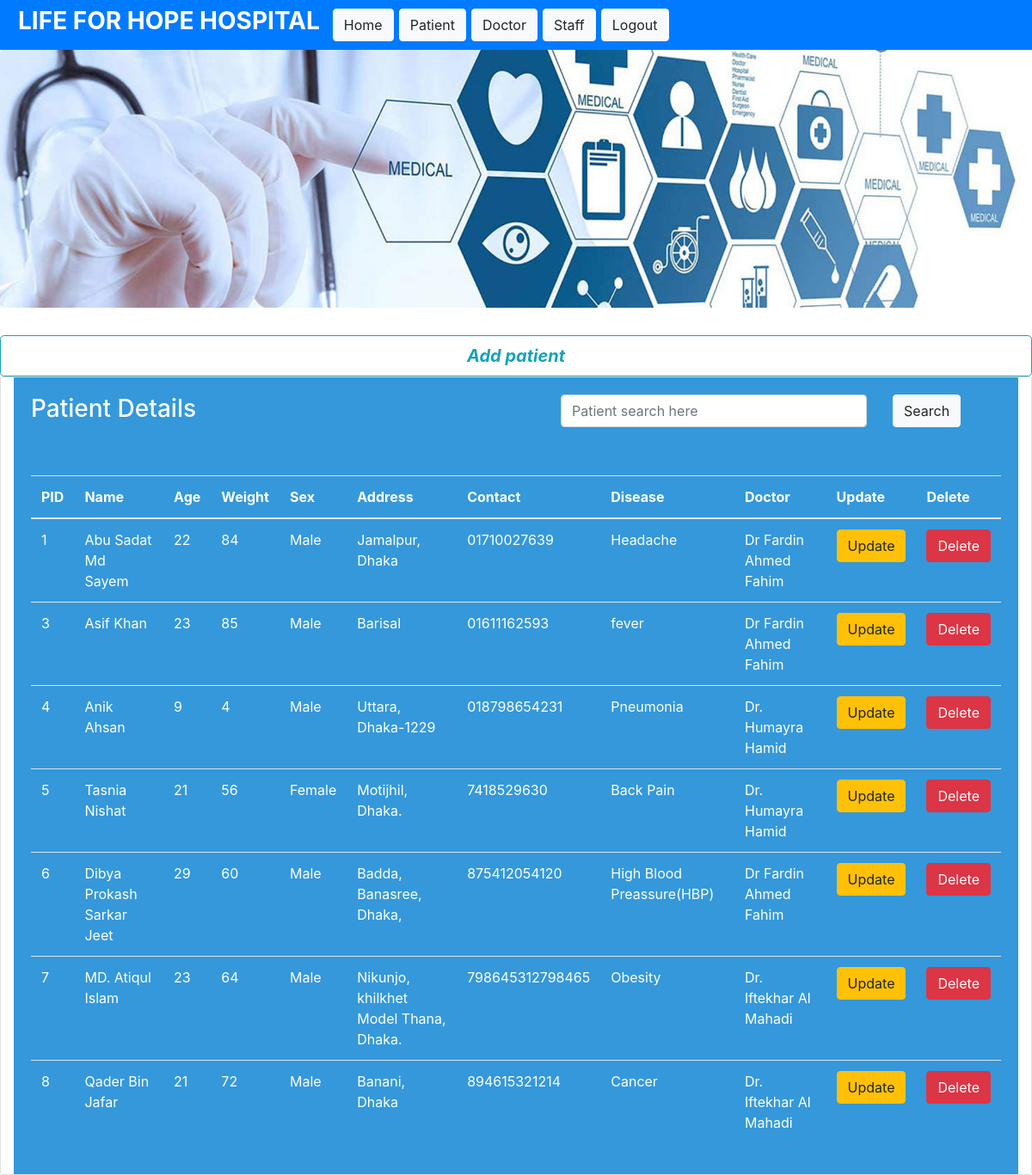
Screenshot of /HMS/patient_details.php with the database file from the repository.
### tables this page shows
CREATE TABLE `book_app` (
  `pid` int(11) NOT NULL,
  `fname` varchar(500) NOT NULL,
  `lname` varchar(500) NOT NULL,
  `age` int(11) NOT NULL,
  `weight` int(11) NOT NULL,
  `gender` varchar(500) NOT NULL,
  `address` varchar(1000) NOT NULL,
  `phno` varchar(500) NOT NULL,
  `disease` varchar(500) NOT NULL,
  `docid` int(11) NOT NULL
);

CREATE TABLE `doctor` (
  `docid` int(11) NOT NULL,
  `doc_name` varchar(500) NOT NULL,
  `dept` varchar(500) NOT NULL,
  `fee` int(11) NOT NULL,
  `start` varchar(500) NOT NULL
);

### HMS/patient_details.php (the view, shortened to what this page needs)
<!DOCTYPE html>
<html>
<head>
	<link rel="stylesheet" href="https://maxcdn.bootstrapcdn.com/bootstrap/4.0.0-beta.2/css/bootstrap.min.css">
</head>
<body>
	<nav class="navbar sticky-top navbar-light bg-primary">
  <form class="form-inline">
    <h3><b><font color="#ffffff" style="padding-left:5px;padding-right:15px;">LIFE FOR HOPE HOSPITAL </font></b></h3>
    <a href="admin-panel.php" class="btn btn-light">Home</a>
    <a href="patient_details.php" class="btn btn-light">Patient</a>
    <a href="doctor_details.php" class="btn btn-light">Doctor</a>
    <a href="admin-panel.php" class="btn btn-light">Staff</a>
    <a href="index.php" class="btn btn-light">Logout</a>
  </form>
</nav>
	<div class="jumbotron" style="background: url('Image/hims.jpg') no-repeat;background-size: cover; height: 300px"></div>
	<a href="admin-panel.php" class="btn btn-outline-info btn-lg btn-block" ><b><i>Add patient</i></b></a>
	<div class= "card">
		<div class="container-fluid">
			<div class="card-body" style="background-color: #3498DB; color: #ffffff">
			<div class="row">
				<div class="col-md-3"><h3>Patient Details</h3></div><hr>
				<div class="col-md-8">
					<form class = "form-group" action="patient_search.php" method = "get">
						<div class="row">
							<span style="padding-left:230px;"></span>
							<div class="col-md-6">
								<input type="text" name="psearch" class="form-control" placeholder="Patient search here"></div>
						<div class="col-md-2">
							<input type="submit" name="search" class="btn btn-light" value="Search"></div>
						</div>
					</form>
				</div>
			</div></div>
		<div class="card-body" style="background-color: #3498DB; color: #ffffff">
		<table class="table table-hover">
  <thead>
    <tr>
      <th scope="col">PID</th>
      <th scope="col">Name</th>
      <th scope="col">Age</th>
      <th scope="col">Weight</th>
      <th scope="col">Sex</th>
      <th scope="col">Address</th>
      <th scope="col">Contact</th>
      <th scope="col">Disease</th>
      <th scope="col">Doctor</th>
      <th >Update</th>
      <th >Delete</th>
    </tr>
  </thead>
  <tbody>
    <tr>
    <?php
    $mysqli =new mysqli("localhost","root","","hospital_msdb");
    $query=$mysqli->query("SELECT pid,fname,lname,age,weight,gender,address,phno,disease,doc_name
                          from book_app  natural join doctor;");
    while ($row = $query->fetch_assoc())
    {
    	?>
        <td><?php echo $row['pid'] ?></td>
		<td><?php echo $row['fname'] ?>
			<?php echo $row['lname'] ?></td>
		<td><?php echo $row['age'] ?></td>
		<td><?php echo $row['weight'] ?></td>
		<td><?php echo $row['gender'] ?></td>
		<td><?php echo $row['address'] ?></td>
		<td><?php echo $row['phno'] ?></td>
		<td><?php echo $row['disease'] ?></td>
		<td><?php echo $row['doc_name'] ?></td>
		<td>
			<a onclick="return confirm('Are you sure?')" href= "update.php?edit=<?php echo $row['pid'];?>" class="btn btn-warning"> Update</a>
		</td>
		<td>
			<a onclick="return confirm('Are you sure?')" href= "patient_details.php?delete=<?php echo $row['pid'];?>" class="btn btn-danger"> Delete</a>
		</td>
    </tr>
    <?php }
    ?>
  </tbody>
</table>
</div>
</div>
</body>
</html>

### rows the page displays
book_app: pid "1", fname "Abu Sadat", lname "Md Sayem", age "22", weight "84", gender "Male", address "Jamalpur, Dhaka", phno "01710027639", disease "Headache", docid.doc_name "Dr Fardin Ahmed Fahim"
book_app: pid "3", fname "Asif", lname "Khan", age "23", weight "85", gender "Male", address "Barisal", phno "01611162593", disease "fever", docid.doc_name "Dr Fardin Ahmed Fahim"
book_app: pid "4", fname "Anik", lname "Ahsan", age "9", weight "4", gender "Male", address "Uttara, Dhaka-1229", phno "018798654231", disease "Pneumonia", docid.doc_name "Dr. Humayra Hamid"
book_app: pid "5", fname "Tasnia", lname "Nishat", age "21", weight "56", gender "Female", address "Motijhil, Dhaka.", phno "7418529630", disease "Back Pain", docid.doc_name "Dr. Humayra Hamid"
book_app: pid "6", fname "Dibya Prokash", lname "Sarkar Jeet", age "29", weight "60", gender "Male", address "Badda, Banasree, Dhaka,", phno "875412054120", disease "High Blood Preassure(HBP)", docid.doc_name "Dr Fardin Ahmed Fahim"
book_app: pid "7", fname "MD. Atiqul", lname "Islam", age "23", weight "64", gender "Male", address "Nikunjo, khilkhet Model Thana, Dhaka.", phno "798645312798465", disease "Obesity", docid.doc_name "Dr. Iftekhar Al Mahadi"
book_app: pid "8", fname "Qader", lname "Bin Jafar", age "21", weight "72", gender "Male", address "Banani, Dhaka", phno "894615321214", disease "Cancer", docid.doc_name "Dr. Iftekhar Al Mahadi"
